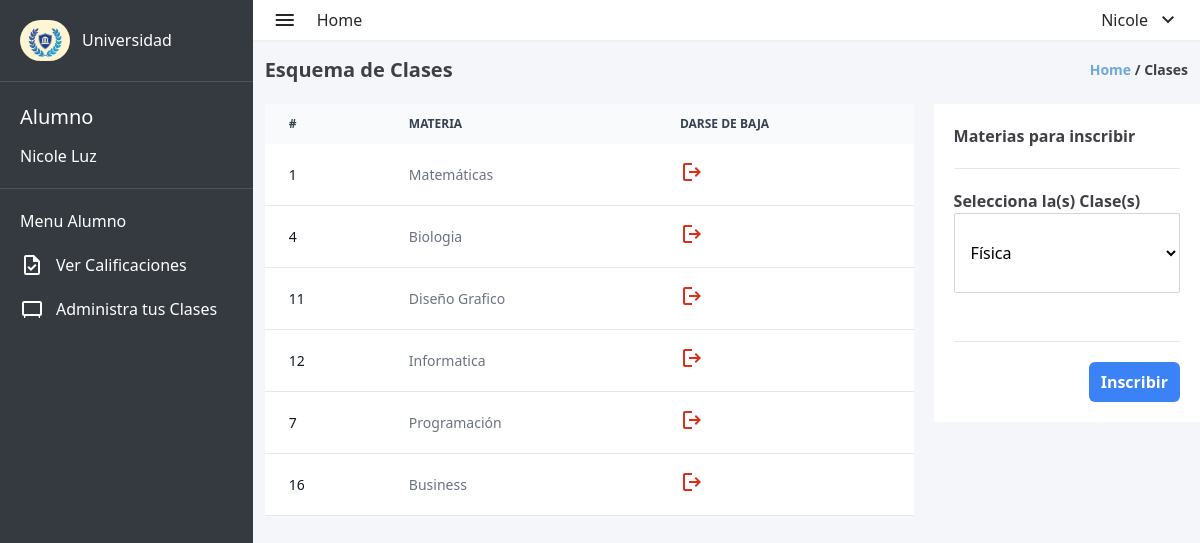
/alumno/alumno_clases.php (signed in), run on the app's committed database.
### tables this page shows
CREATE TABLE `usuarios` (
  `user_id` int(11) NOT NULL,
  `matricula` int(10) DEFAULT NULL,
  `nombre` varchar(100) DEFAULT NULL,
  `apellido` varchar(100) DEFAULT NULL,
  `correo_electronico` varchar(100) DEFAULT NULL,
  `contrasena` varchar(255) DEFAULT NULL,
  `direccion` varchar(100) DEFAULT NULL,
  `fecha_nacimiento` date DEFAULT NULL,
  `rol` enum('ADMIN','MAESTRO','ALUMNO') DEFAULT NULL,
  `materia_asignada` varchar(100) DEFAULT '0',
  `materias_inscritas` text DEFAULT NULL
);

CREATE TABLE `materias` (
  `id_materia` int(11) NOT NULL,
  `nombre` varchar(100) DEFAULT NULL
);

### alumno/alumno_clases.php (the view, shortened to what this page needs)
<?php
require_once "../database/database.php";
$user_id = $_SESSION['id'];
$sql = "SELECT nombre, apellido FROM usuarios WHERE user_id = '$user_id'";
$result = mysqli_query($conexion, $sql);
$row = mysqli_fetch_assoc($result);
if ($row) {
    $nombre = $row['nombre'];
    $apellido = $row['apellido'];
} else {
    echo "No se encontraron datos para el usuario con el ID proporcionado.";
}
$consulta_materias_inscritas = "SELECT m.id_materia, m.nombre FROM materias m
                                INNER JOIN materias_inscritas mi ON m.id_materia = mi.id_materia
                                WHERE mi.id_alumno = '$user_id'";
$resultado_materias_inscritas = $conexion->query($consulta_materias_inscritas);
$consulta_materias_disponibles = "SELECT id_materia, nombre FROM materias
                                  WHERE id_materia NOT IN
                                  (SELECT id_materia FROM materias_inscritas WHERE id_alumno = '$user_id')";
$resultado_materias_disponibles = $conexion->query($consulta_materias_disponibles);
?>
<!DOCTYPE html>
<html lang="en">
<head>
    <link rel="stylesheet" href="../styles.css">
</head>
<body>
    <div class="w-screen h-screen flex bg-lightgray">
        <aside class="w-80 h-full bg-dark">
            <div class="flex items-center gap-3 p-5">
                <img class="rounded-full" src="../assets/logo-aside.jpg" alt="university-logo" width="50px" height="60px">
                <span class="text-white font-medium">Universidad</span>
            </div>
            <div style="width: 100%; height: 1px; background-color: #4c5157; "></div>
            <div class="text-white flex flex-col p-5 gap-3">
                <span style="font-size: 20px;">Alumno</span>
                <span><?php echo $nombre . " " . $apellido ?></span>
            </div>
            <div style="width: 100%; height: 1px; background-color: #4c5157; "></div>
            <div class="text-white flex flex-col gap-5 p-5">
                <p>Menu Alumno</p>
                <div>
                    <a href="alumno_calificaciones.php" class="flex items-center gap-3 ">
                        <span class="material-symbols-outlined">
                        </span>
                        <span>Ver Calificaciones</span>
                    </a>
                </div>
                <div>
                    <a href="alumno_clases.php" class="flex items-center gap-3 ">
                        <span class="material-symbols-outlined">
                        </span>
                        <span>Administra tus Clases</span>
                    </a>
                </div>
            </div>
        </aside>
        <div class="w-full flex flex-col">
            <header class="w-full flex items-center justify-between h-10 p-5 bg-white shadow-sm">
                <div class="flex items-center gap-5">
                    <span class="material-symbols-outlined text-zinc-800">
                    </span>
                    <a href="alumno_dashboard.php">
                        <span class="text-zinc-800">
                            Home
                        </span>
                    </a>
                </div>
                <nav>
                    <li class="flex items-center gap-2 text-zinc-800 cursor-pointer" onclick="toggleLogoutMenu()">
                        <?php echo $nombre ?>
                        <ul class="flex flex-col">
                            <span class="material-symbols-outlined">
                            </span>
                    </li>
                </nav>
            </header>
            <div class="h-full pl-3">
                <div class="w-full flex items-center justify-between pr-3 mt-4 mb-5">
                    <h1 class="font-bold text-zinc-700 text-xl ">Esquema de Clases</h1>
                    <p class="font-semibold text-sm text-zinc-700"><span class="text-myblue">Home</span> /
                        Clases
                    </p>
                </div>
                <div class="flex gap-5">
                    <table class="w-full text-sm text-left text-gray-500 dark:text-gray-400">
                        <thead class="text-xs text-gray-700 uppercase bg-gray-50 dark:bg-gray-700 dark:text-gray-400">
                            <tr>
                                <th scope="col" class="px-6 py-3">
                                    #
                                </th>
                                <th scope="col" class="px-6 py-3">
                                    Materia
                                </th>
                                <th scope="col" class="px-6 py-3">
                                    Darse de baja
                                </th>
                            </tr>
                        </thead>
                        <tbody>
                            <?php
                            while ($row = $resultado_materias_inscritas->fetch_assoc()) {
                                echo '<tr class="bg-white border-b dark:bg-gray-900 dark:border-gray-700">';
                                echo '<td scope="row" class="px-6 py-4 font-medium text-gray-900 whitespace-nowrap dark:text-white">' . $row['id_materia'] . '</td>';
                                echo '<td class="px-6 py-4">' . $row['nombre'] . '</td>';
                                echo '<td class="px-6 py-4 flex gap-5 items-center">';
                                echo '<a href="delete_clase.php?id=' . $row['id_materia'] . '" class="font-medium">';
                                echo '<span class="material-symbols-outlined" style="color: #Dc2f19;">logout</span>';
                                echo '</a>';
                                echo '</td>';
                                echo '</tr>';
                            }
                            ?>
                        </tbody>
                    </table>
                    <div class="w-80 h-full bg-white rounded-sm sm:w-96">
                        <form action="alumno_clases.php" method="post" multiple class="flex flex-col p-5 gap-5 text-center relative z-20">
                            <span class="font-bold text-zinc-700 self-start">Materias para inscribir</span>
                            <div style="height: 1px; background-color: #e5e7eb; width: 100% ; "></div>
                            <div class="flex flex-col">
                                <span class="font-bold text-zinc-700 self-start">Selecciona la(s) Clase(s)</span>
                                <select name="materias_seleccionadas[]" id="clases" class="h-20 border border-zinc-300 bg-white rounded-sm px-3 mb-2">
                                    <?php
                                    if ($resultado_materias_disponibles->num_rows === 0) {
                                        echo '<option disabled selected>No hay materias disponibles</option>';
                                    } else {
                                        while ($row = $resultado_materias_disponibles->fetch_assoc()) {
                                            echo '<option value="' . $row['id_materia'] . '">' . $row['nombre'] . '</option>';
                                        }
                                    }
                                    ?>
                                </select>
                            </div>
                            <div style="height: 1px; background-color: #e5e7eb; width: 100% ; "></div>
                            <input type="submit" name="guardarMaterias" value="Inscribir" class="text-white font-semibold p-2 px-3 bg-blue-500 rounded-md self-end">
                        </form>
                    </div>
                </div>
            </div>
        </div>
    </div>
</body>
</html>

### data on the page
usuarios: nombre "Nicole", apellido "Luz"
materias: id_materia "1", nombre "Matemáticas"
materias: id_materia "4", nombre "Biologia"
materias: id_materia "11", nombre "Diseño Grafico"
materias: id_materia "12", nombre "Informatica"
materias: id_materia "7", nombre "Programación"
materias: id_materia "16", nombre "Business"

### other printed values
form field value "Física"
